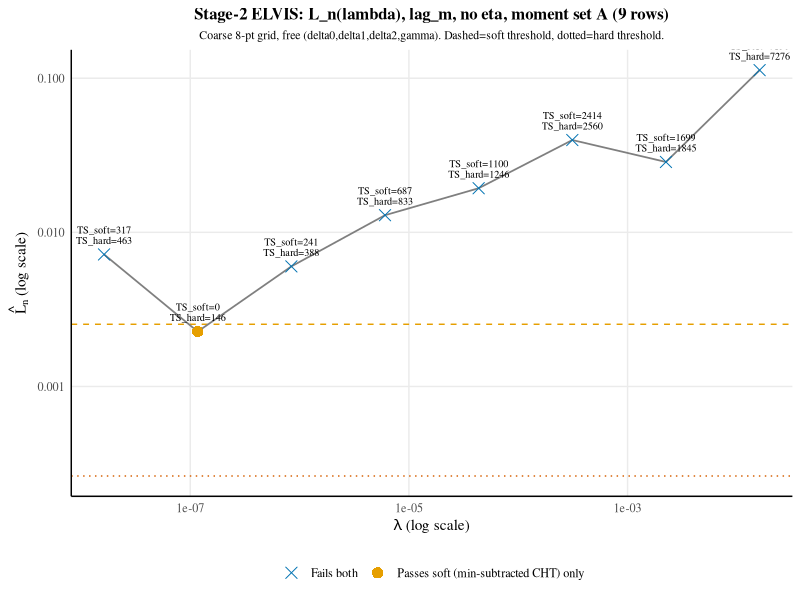

Source code (R):
## Stage-2 ELVIS: L_n(lambda) vs lambda, no-eta mechanism, moment set A (9
## rows), coarse 8-point grid within the new [1.63e-8,0.0161] bounds. Marks
## which point(s) pass the soft (min-subtracted CHT-style) test actually
## used for the confidence set, and separately the hard (conservative,
## Theorem F.1, absolute) test. 2026-09-10.

library(tidyverse)

df <- read.csv("Code/Products/1268-lambdagrid-noeta-lag_m-combined.csv")

n <- 32232; dg <- 9
qc <- qchisq(0.95, dg)
Lmin <- min(df$Lhat)
df <- df %>%
    mutate(
        TS_soft = 2*n*(Lhat - Lmin),
        TS_hard = 2*n*Lhat,
        pass_soft = TS_soft <= qc,
        pass_hard = TS_hard <= qc,
        cat = case_when(
            pass_hard ~ "Passes hard (conservative, Thm F.1)",
            pass_soft ~ "Passes soft (min-subtracted CHT) only",
            TRUE      ~ "Fails both"
        )
    )

wong_red <- "#D55E00"; wong_orange <- "#E69F00"; wong_blue <- "#0072B2"

p <- ggplot(df, aes(x = lambda, y = Lhat)) +
    geom_hline(yintercept = Lmin + qc/(2*n), color = wong_orange, linewidth = 0.5, linetype = "dashed") +
    geom_hline(yintercept = qc/(2*n), color = wong_red, linewidth = 0.5, linetype = "dotted") +
    geom_line(color = "grey50", linewidth = 0.6) +
    geom_point(aes(color = cat, shape = cat), size = 3.5) +
    geom_text(aes(label = sprintf("TS_soft=%.0f\nTS_hard=%.0f", TS_soft, TS_hard)),
              vjust = -0.6, size = 2.6, family = "Times", lineheight = 0.85) +
    scale_color_manual(values = c(
        "Passes hard (conservative, Thm F.1)"   = wong_red,
        "Passes soft (min-subtracted CHT) only" = wong_orange,
        "Fails both"                            = wong_blue
    )) +
    scale_shape_manual(values = c(
        "Passes hard (conservative, Thm F.1)"   = 17,
        "Passes soft (min-subtracted CHT) only" = 16,
        "Fails both"                            = 4
    )) +
    scale_x_log10(labels = scales::label_scientific()) +
    scale_y_log10() +
    labs(x = expression(lambda~"(log scale)"), y = expression(hat(L)[n]~"(log scale)"),
         color = NULL, shape = NULL,
         title = "Stage-2 ELVIS: L_n(lambda), lag_m, no eta, moment set A (9 rows)",
         subtitle = "Coarse 8-pt grid, free (delta0,delta1,delta2,gamma). Dashed=soft threshold, dotted=hard threshold.") +
    theme_minimal() +
    theme(
        panel.grid.minor = element_blank(),
        axis.line = element_line(color = "black", linetype = "solid"),
        plot.title = element_text(family = "Times", size = 12, face = "bold", hjust = 0.5),
        plot.subtitle = element_text(family = "Times", size = 8.5, hjust = 0.5),
        legend.position = "bottom",
        text = element_text(family = "Times")
    )

ggsave("Paper/images/1269-lambdagrid-noeta-lhat-lambda.png", p, width = 9.5, height = 7, dpi = 300)
cat("Saved: Paper/images/1269-lambdagrid-noeta-lhat-lambda.png\n")
